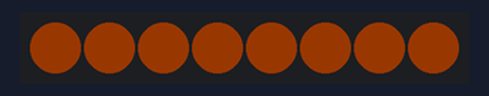
This sketch was run on a simulated ESP8266 (NodeMCU). Parts: 8 RGB LEDs in strip order, left to right. Dim RGB values are drawn brighter than linear; WiFi joins after 1.5 s; servers stay silent unless stated; uploads are accepted with an empty reply; the local clock reads 2024-03-15 10:24:30 at power-on unless the sketch sets it; what the sketch prints to the serial monitor is not drawn.

Above: at 0.1 s.
At 1.6 s:
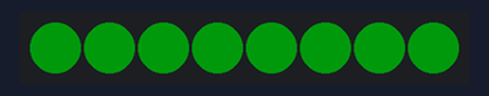
Timing chart, 0 to 4.0 s (numbered marks = the images above):
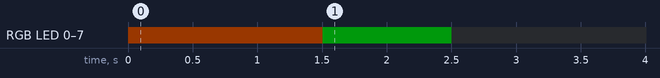

The sketch:

SlackLight2.ino
```cpp
/**
 * SlackLight2
 *
 * Author: Casey Fulton <casey@caseyfulton.com>
 * Based on previous work: https://github.com/urish/arduino-slack-bot
 *
 */

#include <Arduino.h>

#include <ESP8266WiFi.h>
#include <ESP8266WiFiMulti.h>
#include <ESP8266HTTPClient.h>

#include <WebSocketsClient.h>
#include <ArduinoJson.h>

#include <NeoPixelBus.h>
#include <NeoPixelAnimator.h>

// If slack change their cert, look up the new fingerprint here:
// https://www.grc.com/fingerprints.htm (use slack.com as the domain).
#define SLACK_SSL_FINGERPRINT "C1 0D 53 49 D2 3E E5 2B A2 61 D5 9E 6F 99 0D 3D FD 8B B2 B3"
#define SLACK_BOT_TOKEN "xoxb-YOUR-TOKEN-HERE"
#define WIFI_SSID "Wifi Network Name"
#define WIFI_PASSWORD "supersecretpassword"

// Used to set time for SSL.
#define HOURS_FROM_UTC 10

// Text to look for and freak out about.
#define ALARM_TEXT "ALARM"

// How long to display an alarm for in milliseconds.
#define ALARM_DURATION 3000

// Alarm cycle time in milliseconds. Smaller numbers yields a faster spin.
#define ALARM_PERIOD 1500

#define PIXEL_COUNT 8

ESP8266WiFiMulti WiFiMulti;
WebSocketsClient webSocket;

unsigned long lastPing = 0;
unsigned long pingId = 0;
bool connected = false;
unsigned long alarmEpoch = 0;
unsigned int timeSinceEpoch = 0;

// How bright the LEDs are. 0.5f is full stick and probably a bad idea.
const float lightness = 0.3f;

// The RGB LED manager.
NeoPixelBus<NeoGrbFeature, Neo800KbpsMethod> strip(PIXEL_COUNT);

// Gamma correction library - makes fades look like you'd expect.
NeoGamma<NeoGammaTableMethod> colorGamma;
NeoPixelAnimator animations(1);

/**
 * Sends a ping message to Slack. Call this function immediately after establishing
 * the WebSocket connection, and then every 5 seconds to keep the connection alive.
 */
void sendPing() {
  DynamicJsonBuffer jsonBuffer;
  JsonObject& root = jsonBuffer.createObject();
  root["type"] = "ping";
  root["id"] = ++pingId;
  String json;
  root.printTo(json);
  Serial.printf("[WebSocket] Sending ping: %1u\n", pingId);
  webSocket.sendTXT(json);
}

/**
 * Scans a slack message and kicks off an alarm if necessary.
 */
void processSlackMessage(char *payload) {
  if (strstr(payload, ALARM_TEXT) != NULL) {
    Serial.println("[Alarm] Alarm text seen.");
    alarmEpoch = millis();
    animations.StartAnimation(0, ALARM_PERIOD, rainbowLoop);
  }
}

/**
 * Called on each web socket event. Handles disconnection, and also
 * incoming messages from slack.
 */
void webSocketEvent(WStype_t type, uint8_t *payload, size_t len) {
  switch (type) {
    case WStype_DISCONNECTED:
      Serial.printf("[WebSocket] Disconnected :-( \n");
      connected = false;
      break;

    case WStype_CONNECTED:
      Serial.printf("[WebSocket] Connected to: %s\n", payload);
      sendPing();
      break;

    case WStype_TEXT:
      Serial.printf("[WebSocket] Message: %s\n", payload);
      processSlackMessage((char*)payload);
      break;
  }
}

/**
 * Establishes a bot connection to Slack:
 * 1. Performs a REST call to get the WebSocket URL
 * 2. Conencts the WebSocket
 * Returns true if the connection was established successfully.
 */
bool connectToSlack() {
  // Step 1: Find WebSocket address via RTM API (https://api.slack.com/methods/rtm.connect)
  HTTPClient http;
  http.begin("https://slack.com/api/rtm.connect?token=" SLACK_BOT_TOKEN, SLACK_SSL_FINGERPRINT);
  int httpCode = http.GET();

  if (httpCode != HTTP_CODE_OK) {
    Serial.printf("HTTP GET failed with code %d\n", httpCode);
    return false;
  }

  WiFiClient *client = http.getStreamPtr();
  client->find("wss:\\/\\/");
  String host = client->readStringUntil('\\');
  String path = client->readStringUntil('"');
  path.replace("\\/", "/");

  // Step 2: Open WebSocket connection and register event handler
  Serial.println("WebSocket Host=" + host + " Path=" + path);
  webSocket.beginSSL(host, 443, path, "", "");
  webSocket.onEvent(webSocketEvent);
  return true;
}

/**
 * Pretty rainbow animation.
 */
void rainbowLoop(const AnimationParam& param)
{
  for (unsigned int index = 0; index < strip.PixelCount(); index++)
  {
    // Set each pixel to a corresponding position on the colour wheel.
    float hue = index / (float) strip.PixelCount();

    // Shift the hue as the animation progresses.
    hue = hue + param.progress;

    // Ensure hue is always between 0.0 and 1.0.
    if (hue > 1.0f) {
      hue = hue - 1.0f;
    }

    HslColor hsl = HslColor(hue, 1.0f, lightness);

    // Correct colour gamma (need to go via RgbColor due to api limitations).
    RgbColor color = colorGamma.Correct(RgbColor(hsl));

    strip.SetPixelColor(index, color);
  }

  // Loop the animation.
  if (param.state == AnimationState_Completed)
  {
    animations.RestartAnimation(param.index);
  }
}

/**
  Sends a ping every 5 seconds, and handles reconnections
*/
void slackLoop() {
  if (connected) {
    // Send ping every 5 seconds, to keep the connection alive.
    if (millis() - lastPing > 5000) {
      sendPing();
      lastPing = millis();
    }
  } else {
    // Try to connect / reconnect to slack.
    connected = connectToSlack();
    if (!connected) {
      // This should be the only delay in the main loop.
      delay(500);
    }
  }
}

void stopAnimation() {
  // Halt any running animations.
  animations.StopAnimation(0);

  // Wait 5ms to let async LED tasks finish.
  delay(5);

  // Set all LEDs to off.
  strip.ClearTo(RgbColor(0));
}

void setup() {
  Serial.begin(57600);
  Serial.setDebugOutput(true);

  // Fire up the LEDs and display amber while connection is being established.
  strip.Begin();
  strip.ClearTo(HslColor(0.06, 1.0, 0.05));
  strip.Show();

  WiFiMulti.addAP(WIFI_SSID, WIFI_PASSWORD);
  while (WiFiMulti.run() != WL_CONNECTED) {
    delay(500);
  }

  // Display green for one second to confirm connection.
  strip.ClearTo(HslColor(0.35, 1.0, 0.05 ));
  strip.Show();
  delay(1000);

  // Turn off the lights.
  strip.ClearTo(RgbColor(0));
  strip.Show();

  configTime(HOURS_FROM_UTC  * 3600, 0, "pool.ntp.org", "time.nist.gov");
}

void loop() {
  webSocket.loop();

  animations.UpdateAnimations();
  strip.Show();

  slackLoop();

  // Check to see if an alarm has expired.
  if (millis() - alarmEpoch > ALARM_DURATION) {
    stopAnimation();
  }
}
```

Measured:
- by itself, RGB LED 0–7: off → RGB(25, 9, 0) at 0.00 s, → RGB(0, 25, 2) 1.5 s later, → off 1.0 s later
